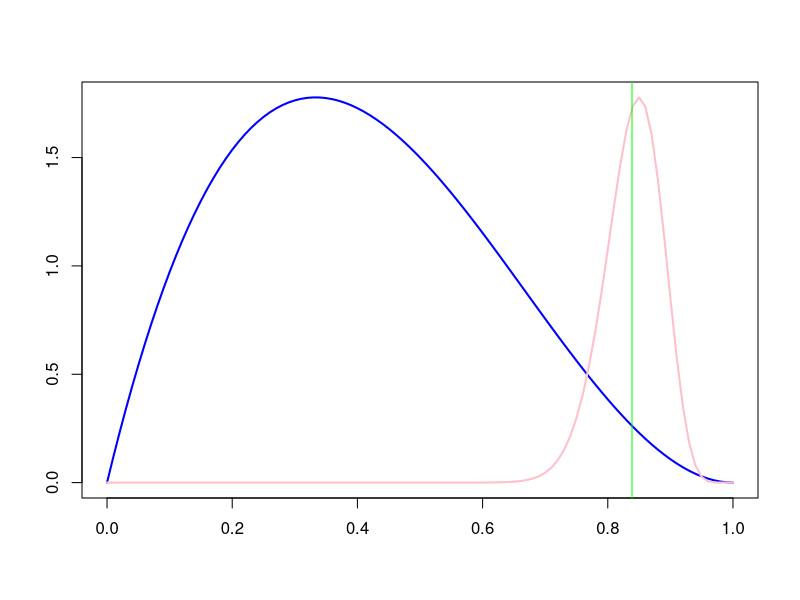

Generate this figure with R:
# Neka su X1,X2,...,Xn iid iz geometrijske G(theta) raspodele. 
# Naci aposteriornu ocenu za theta ako je apriorna beta(a,b).

n <- 50
a <- 2
b <- 3

x1 <- rgeom(n, 0.8)+1

# apriorna gustina
curve(dbeta(x, a, b), 0, 1, lwd = 2,
      col = "blue", ylab = "", xlab = "")

par(new = TRUE)

# aposteriorna gustina
curve(dbeta(x, n+a, sum(x1)-n+b), 0, 1, lwd = 2,
      col = "pink", ylab = "", xlab = "", axes = FALSE)

theta.hat <- (n+a) / (n+a + sum(x1)-n+b)
theta.hat

abline(v = theta.hat, col = "green")